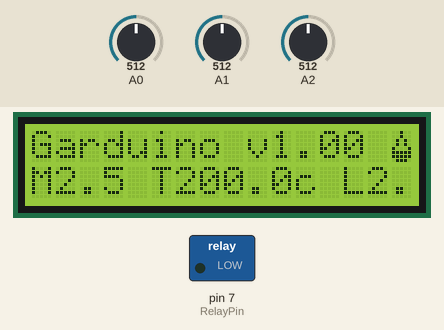
Recording of a sketch running on a simulated Arduino Uno, built with avr-gcc and run on an emulated ATmega328P. Parts: 16×2 character LCD, switched loads named in the sketch (green lamp = pin HIGH). The inputs (shaded band) are chosen by the test bench; at power-on: A0 = 512, A1 = 512, A2 = 512. What the sketch prints to the serial monitor is not drawn.

Above: at 1.2 s.
1.3 s: A0 set to 454
At 2.8 s:
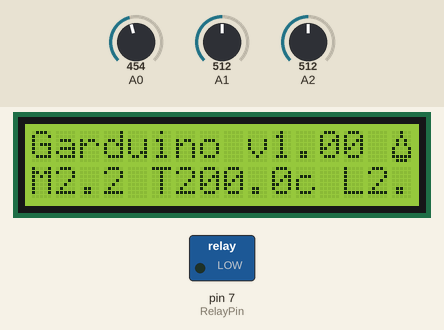
4.5 s: A0 set to 424
At 6.3 s:
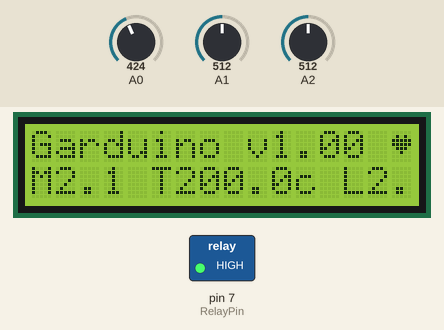
6.6 s: A1 set to 716
At 8.3 s:
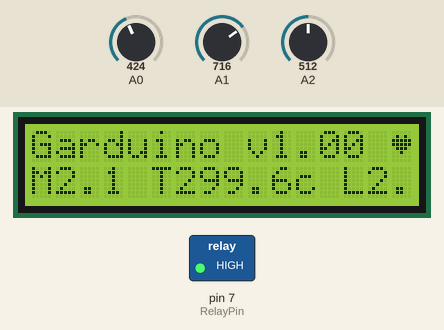
8.6 s: A2 set to 716
At 10.3 s:
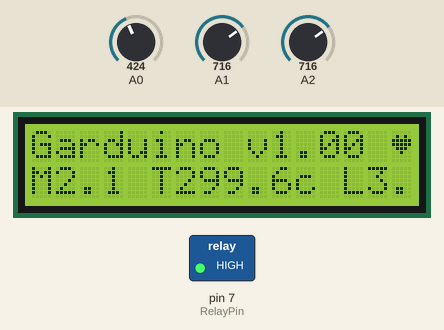
10.6 s: A1 set to 900
At 12.3 s:
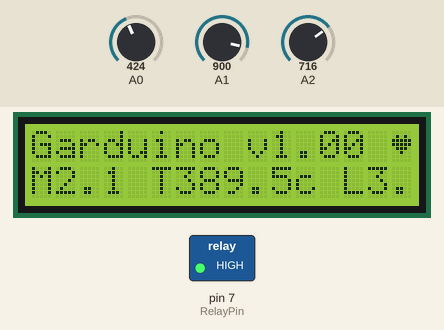
12.6 s: A2 set to 900
At 14.5 s:
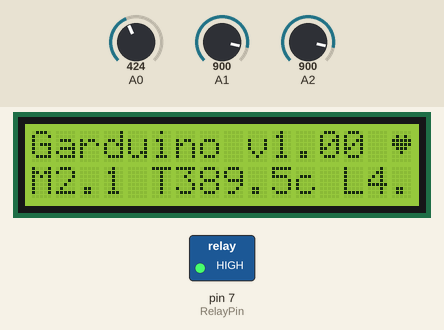
Timing chart, 0 to 15.6 s (numbered marks = the images above; inputs shaded):
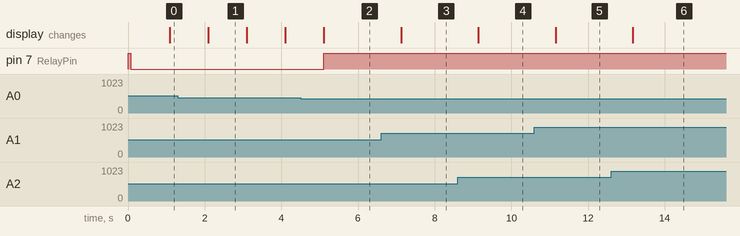

The sketch:

Garduino.ino
```cpp
/****************************************************
 * File         : Gardino.ino
 * Description  : Simple program for reading moisture, temp & light and writing to LCD
 * Author       : Rowland Marshall
 *
 * Versions     :
 *    1.01 |
 *    1.00 | 2020-08-08 16:39:46 |  Promoted v0.06 to v1.00!
 *                                  Moisture level is unverified but works and is conservative
 *    0.06 | 2020-08-08 09:43:36 |  Added pumping and waiting conditions
 *                                  Added pumping icon/animation
 *    0.05 | 2020-08-02 16:57:56 |  Changed serial messages to csv format
 *                                  Changed wait time to 30 seconds
 *    0.04 | 2020-07-27 17:37:09 |  Added serial message for Watering on/off
 *    0.03 | 2020-07-27 17:19:05 |  Pump is functional and triggered by the moisture voltage
 *    0.02 | 2020-07-27 14:08:02 |  Convert temp voltage to real temp
 *                                  Publish figures to serial
 *                                  Moved global variables to loop local
 *    0.01 | 2020-07-27 13:51:58 |  initial building testing showing only voltages
 ****************************************************/

// Load the LiquidCrystal library, which will give us commands to interface to the LCD:
#include <LiquidCrystal.h>

// Initialize the library with the pins we're using. See http://arduino.cc/en/Reference/LiquidCrystal
LiquidCrystal lcd(12,11,5,4,3,2);

// Setup pins
const int MoisturePin = 0;  // moisture sensor A0
const int TempPin = 1;      // temperature sensor A1
const int LightPin = 2;     // light sensor A2
const int RelayPin = 7;	    // use this pin to drive the relay that turns on the pump D7
const float Waterlevel = 2.15; // this will be used as the toggle point vs moisture for the relay
const int PumpIntervalOn = 30; // 1 seconds current time spent pumping water
const int PumpIntervalWait = 300; // 1 seconds current time spent pumping water
const int CycleWaitDelay = 1000; // 1/1000 seconds current time spent pumping water
// Make custom characters:

byte Heart[] = { // Byte 0
  B00000,
  B01010,
  B11111,
  B11111,
  B01110,
  B00100,
  B00000,
  B00000
};

byte EmptyHeart[] = { // Byte 1
  B00000,
  B01010,
  B10101,
  B10001,
  B01010,
  B00100,
  B00000,
  B00000
};

byte PumpingA[] = { // Byte 2
  B00100,
  B00100,
  B01010,
  B01010,
  B10001,
  B10001,
  B11111,
  B01110
};

byte PumpingB[] = { // Byte 3
  B00100,
  B00100,
  B01010,
  B01010,
  B10001,
  B11111,
  B11111,
  B01110
};

  // Initialise pump timing variables
  int timePumping = PumpIntervalOn; // seconds interval pumping
  int waitPumping = PumpIntervalWait; // time to wait between pumping intervals to see the sensor recover
  int pumpIcon = 2; // purely asthetic pumping icon

void setup()
{
  pinMode(RelayPin, OUTPUT);  // set pin as an output
  digitalWrite(RelayPin, HIGH);  // turn the relay off to start

  // init LCD to 2 lines of 16 char and clear
  lcd.begin(16, 2);
  lcd.clear();

  lcd.print("Garduino v1.00");

  Serial.begin(9600);

   // Create a new characters:
  lcd.createChar(0, Heart);
  lcd.createChar(1, EmptyHeart);
  lcd.createChar(2, PumpingA);
  lcd.createChar(3, PumpingB);
}

void loop()
{
  // Initialize variables
  float mVoltage; // Moisture voltage
  float tVoltage, degreesC, degreesCRound; // Temperature voltage & degrees
  float lVoltage; // Light sensor voltage

  // Read voltages (convert 1024 point analog to 0-5V range)
  mVoltage = getVoltage(MoisturePin);
  tVoltage = getVoltage(TempPin);
  lVoltage = getVoltage(LightPin);

  // Convert tVoltage to Temperature
  degreesC = (tVoltage - 0.5) * 100.0;
  degreesCRound = round(degreesC * 10) / 10.0; // round to 1 decimal place for temp

  // Print to serial
  Serial.print("M;" + String(mVoltage) + ";T;" + String(tVoltage) + ";L;" + String(lVoltage) + ";TempC;" + String(degreesC));

  // Serial.print("M: ");  // these ones kept for debug
  // Serial.print(mVoltage);
  // Serial.print("v | T: ");
  // Serial.print(tVoltage);
  // Serial.print("v | L: ");
  // Serial.print(lVoltage);
  // Serial.print("v");
  // Serial.print('\n');
  // Serial.print("Temp (C): ");
  // Serial.print(degreesC);
  // Serial.print(" | Temp (C) Round: ");
  // Serial.print(degreesCRound);
  // Serial.print('\n');

  // Clear lower part of screen
  lcd.setCursor(0,1);   // Set the cursor to the position
  lcd.print("               "); // Erase the largest possible number

  // set cursor location & print result
  lcd.setCursor(0,1);
  lcd.print("M");
  lcd.print(mVoltage,1);
  lcd.print(" T");
  lcd.print(degreesCRound,1);
  lcd.print("c L");
  lcd.print(lVoltage,1);

  //debug
  // Serial.println(timePumping);
  // Serial.println(waitPumping);

  // check moisture level and turn on pump. Voltage is higher when dryer (~3V for open air; ~1.5V for full water immersion).  So we will test if the mVoltage is dryer than the desired level
  if (mVoltage > Waterlevel)
  {
    // This says that we don't have the right moisture.  But if we just turn the pump on and wait for this sensor, then we will flood the system!  So we need to pump for a bit and see if the sensor catches up. We do this by pumping for some time (like 30 seconds) and then waiting for some time (like 5 mins).  We use some countdown timers to track these, and we reset them when the moisture level reaches the desired level.  I also didn't forget that we need to turn the pump off if moisture suddenly passes the desired level!

    // First we check if we are currently in the pumping phase
    if (timePumping >= 0) // Check if we pumped recently based on the wait flag
    {
      lcd.setCursor(15,0);
      lcd.write(byte(pumpIcon)); // print start pumping (water droplet icon)
      pumpIcon = 3 - pumpIcon / 3; // flip between 2 and 3
      digitalWrite(RelayPin, LOW);  // turn the relay on
      Serial.print(";Watering(1 = YES); 1\n");
      timePumping -= (CycleWaitDelay/1000); // reduce the pumping count time by 1 wait cycle
    }
    // Then we check if we are in a wait cycle (timePumping is 0 or lower but waitPumping has time left)
    else if (waitPumping >= 0) // the level is low but we are in a wait cycle
    {
      lcd.setCursor(15,0);
      lcd.write(byte(1)); // print low water icon (but we are waiting)
      digitalWrite(RelayPin, HIGH);  // turn the pump relay off
      Serial.print(";Watering(1 = YES); 0\n");
      waitPumping -= (CycleWaitDelay/1000); // reduce the waiting count time by 1 wait cycle
    }
    // Otherwise waiting and pumping must have ended so reset the pump/wait variables
    else
    {
      timePumping = PumpIntervalOn; // seconds interval pumping
      waitPumping = PumpIntervalWait; // time to wait between pumping intervals to see the sensor recover
    }
  }
  else
  {
    // digitalWrite(RelayPin, HIGH);  // turn the relay off
    lcd.setCursor(15,0);
    lcd.write(byte(0)); // print full heart as we are ok
    Serial.print(";Watering(1 = YES); 0\n");
    digitalWrite(RelayPin, HIGH);  // turn the pump relay off

    // reset the counter variables and the pump
    timePumping = PumpIntervalOn; // seconds interval pumping
    waitPumping = PumpIntervalWait; // time to wait between pumping intervals to see the sensor recover
  }


  // delay 1000ms = 1sec
  delay(CycleWaitDelay);
}
float getVoltage(int pin)
{
  // This equation converts the 0 to 1023 value that analogRead()
  // returns, into a 0.0 to 5.0 value that is the true voltage
  // being read at that pin.
  return (analogRead(pin) * 0.004882814); // 0.004882814 = (double)5 / (double)1024;
}
```

Measured:
- the behaviour switches between 441 and 440 on A0 (found by bisection; images 1 and 2)
- after the input at 1.3 s, the display: changes after 0.79 s (image 1)
- after the input at 4.5 s, pin 7 (RelayPin): LOW → HIGH after 0.61 s; the display: changes after 0.61 s (image 2)
- after the input at 6.6 s, the display: changes after 0.53 s (image 3)
- after the input at 8.6 s, the display: changes after 0.54 s (image 4)
- after the input at 10.6 s, the display: changes after 0.55 s (image 5)
- after the input at 12.6 s, the display: changes after 0.57 s (image 6)
